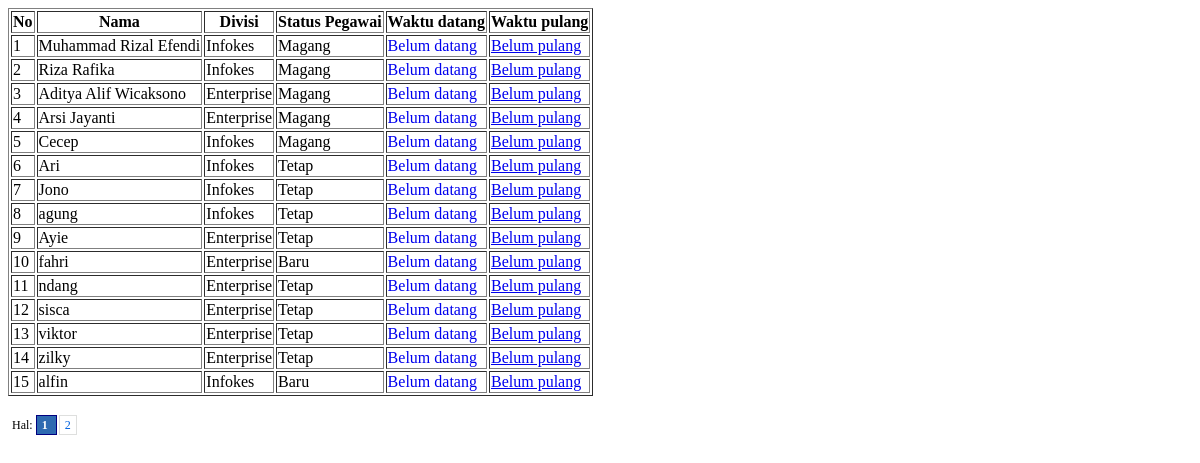
/modul/presensi.php, run on the app's committed database.
### tables this page shows
CREATE TABLE IF NOT EXISTS `pegawai` (
  `id_pegawai` int(5) NOT NULL AUTO_INCREMENT,
  `username` varchar(100) NOT NULL,
  `id_divisi` int(2) NOT NULL,
  `id_status_pegawai` int(2) NOT NULL,
  `nama` varchar(100) NOT NULL,
  `password` varchar(100) NOT NULL,
  `jk` enum('L','P') NOT NULL,
  `alamat` varchar(200) NOT NULL,
  `no_hp` int(20) NOT NULL,
  `status` int(2) NOT NULL,
  PRIMARY KEY (`id_pegawai`),
  KEY `id_pegawai` (`id_pegawai`),
  KEY `id_divisi` (`id_divisi`),
  KEY `id_status_pegawai` (`id_status_pegawai`),
  KEY `id_pegawai_2` (`id_pegawai`),
  KEY `id_divisi_2` (`id_divisi`),
  KEY `id_status_pegawai_2` (`id_status_pegawai`)
);

CREATE TABLE IF NOT EXISTS `divisi` (
  `id_divisi` int(2) NOT NULL AUTO_INCREMENT,
  `nama_divisi` varchar(20) NOT NULL,
  PRIMARY KEY (`id_divisi`)
);

CREATE TABLE IF NOT EXISTS `status_pegawai` (
  `id_status_pegawai` int(2) NOT NULL AUTO_INCREMENT,
  `status_pegawai` varchar(20) NOT NULL,
  PRIMARY KEY (`id_status_pegawai`)
);

### modul/presensi.php (the view, shortened to what this page needs)
<?php
include"config/class_paging.php";
?>
<table class='display' id='tabeldata' border='1'>
  <thead>
  <tr>
    <th width='5px'>No</th>
    <th>Nama</th>
    <th align='center'>Divisi</th>
    <th align='center'>Status Pegawai</th>
    <th align='center'>Waktu datang</th>
    <th align='center'>Waktu pulang</th>
  </tr>
  </thead>
<tbody>
<?php
$a = new Paging;
$limit =15;
$posisi = $a->cariPosisi($limit);
$ambil=mysql_query("select*from pegawai,status_pegawai,divisi where pegawai.id_status_pegawai=status_pegawai.id_status_pegawai and pegawai.id_divisi=divisi.id_divisi and status='1' limit $posisi,$limit");
$no = $posisi + 1;
while($tampil=mysql_fetch_array($ambil)){
?>
<tr>
   <td><?php echo"$no";?></td>
   <td><?php echo"$tampil[nama]";?></td>
   <td><?php echo"$tampil[nama_divisi]";?></td>
   <td><?php echo"$tampil[status_pegawai]";?></td>
   <td>
    <?php
      $id_pegawai=$tampil['id_pegawai'];
      $date=gmdate('Y-m-d',time()+60*60*7);
      $data=mysql_query("select*from absensi where id_pegawai='$id_pegawai' and tanggal='$date' limit 1");
      $cek=mysql_num_rows($data);
      if($cek>=1){
        $tampil_waktu_datang=mysql_fetch_array($data);
        $tampil_keterangan=$tampil_waktu_datang['keterangan'];
        $time=$tampil_waktu_datang['datang'];
        if(($tampil_keterangan=='04')and ($time>'08:05:00')){
          echo"<b style='color:red;'>$time</b>";
        }else if(($tampil_keterangan=='04')and ($time<='08:05:00')){
            echo"<b style='color:orange;'>$time</b>";
        }else if($tampil_keterangan=='02'){
              echo"<b>Izin</b>";
        }else if($tampil_keterangan=='03'){
                    echo"<b>Sakit</b>";
        }else{
              echo"<b>$time</b>";
        }
      }else{
     ?>
        <a href='?page=kedatangan&id_pegawai=<?php echo"$id_pegawai";?>' style='text-decoration:none;'>Belum datang</a>
    <?php
      }
    ?>
  </td>
  <td>
    <?php
      $ambil_genah_muleh=mysql_query("select*from absensi where id_pegawai='$id_pegawai' and tanggal='$date' limit 1");
      $cek_genah_muleh=mysql_num_rows($ambil_genah_muleh);
      if($cek_genah_muleh>=1){
          $tampil_genah_muleh=mysql_fetch_array($ambil_genah_muleh);
          $keterangan=$tampil_genah_muleh['keterangan'];
          $genah_muleh=$tampil_genah_muleh['pulang'];
          if($genah_muleh!='00:00:00' and $keterangan!='02' and $keterangan!='03'){
            echo"$genah_muleh";
          }else if($keterangan=='02'){
            echo"<b>Izin</b>";
          }else if($keterangan=='03'){
              echo"<b>Sakit</b>";
          }else{
                echo"<a href='?page=kepulangan&id_pegawai=$id_pegawai'>Belum pulang</a>";
          }
      }else{
        echo"<a href='#'>Belum pulang</a>";
      }
      ?>
  </td>
</tr>
<?php
    $no++;
}
?>
</tbody>
</table><br>
<?php
$jmldata = mysql_num_rows(mysql_query("select*from pegawai,status_pegawai,divisi where pegawai.id_status_pegawai=status_pegawai.id_status_pegawai and pegawai.id_divisi=divisi.id_divisi"));
$jmlhalaman  = $a->jumlahHalaman($jmldata, $limit);
$linkHalaman = $a->navHalaman($_GET[halaman], $jmlhalaman);
echo "<div class=paging>Hal: $linkHalaman</div><br>";
?>

### config/class_paging.php (shortened to what this page needs)
<?php
class Paging {
	function cariPosisi($batas){
		if(empty($_GET[halaman])){
			$posisi = 0;
		}
		else {
			$posisi = ($_GET[halaman]-1) * $batas;
		}
		return $posisi;
	}
	function jumlahHalaman($jmldata, $batas){
		$jmlhalaman = ceil($jmldata/$batas);
		return $jmlhalaman;
	}
	function navHalaman($halaman_aktif, $jmlhalaman){
		$link_halaman = "";
		for ($i=1; $i<=$jmlhalaman; $i++){
			if ($i == $halaman_aktif){
				$link_halaman .= "<span class=current> <b>$i</b> </span> ";
			}
			else{
				$link_halaman .= "<a href='$_SERVER[PHP_SELF]?halaman=$i'>$i</a>  ";
			}
			$link_halaman .= " ";
		}
		return $link_halaman;
	}
}
?>

### config/paging3.css (style rules this page uses)
div.paging { padding: 2px; margin: 2px; text-align: left; font-family: tahoma; font-size: 12px; }
div.paging a { padding: 2px 5px 2px 5px; margin-right: 2px; border: 1px solid #DEDFDE; text-decoration: none; color: #0061DE; }
div.paging span.current { padding: 2px 5px 2px 5px; margin-right: 2px; border: 1px solid navy; font-weight: bold; background-color: #2E6AB1; color: #FFFFFF; }

### data on the page
pegawai: nama "Muhammad Rizal Efendi", id_divisi.nama_divisi "Infokes", id_status_pegawai.status_pegawai "Magang"
pegawai: nama "Riza Rafika", id_divisi.nama_divisi "Infokes", id_status_pegawai.status_pegawai "Magang"
pegawai: nama "Aditya Alif Wicaksono", id_divisi.nama_divisi "Enterprise", id_status_pegawai.status_pegawai "Magang"
pegawai: nama "Arsi Jayanti", id_divisi.nama_divisi "Enterprise", id_status_pegawai.status_pegawai "Magang"
pegawai: nama "Cecep", id_divisi.nama_divisi "Infokes", id_status_pegawai.status_pegawai "Magang"
pegawai: nama "Ari", id_divisi.nama_divisi "Infokes", id_status_pegawai.status_pegawai "Tetap"
pegawai: nama "Jono", id_divisi.nama_divisi "Infokes", id_status_pegawai.status_pegawai "Tetap"
pegawai: nama "agung", id_divisi.nama_divisi "Infokes", id_status_pegawai.status_pegawai "Tetap"
pegawai: nama "Ayie", id_divisi.nama_divisi "Enterprise", id_status_pegawai.status_pegawai "Tetap"
pegawai: nama "fahri", id_divisi.nama_divisi "Enterprise", id_status_pegawai.status_pegawai "Baru"
pegawai: nama "ndang", id_divisi.nama_divisi "Enterprise", id_status_pegawai.status_pegawai "Tetap"
pegawai: nama "sisca", id_divisi.nama_divisi "Enterprise", id_status_pegawai.status_pegawai "Tetap"
pegawai: nama "viktor", id_divisi.nama_divisi "Enterprise", id_status_pegawai.status_pegawai "Tetap"
pegawai: nama "zilky", id_divisi.nama_divisi "Enterprise", id_status_pegawai.status_pegawai "Tetap"
pegawai: nama "alfin", id_divisi.nama_divisi "Infokes", id_status_pegawai.status_pegawai "Baru"
